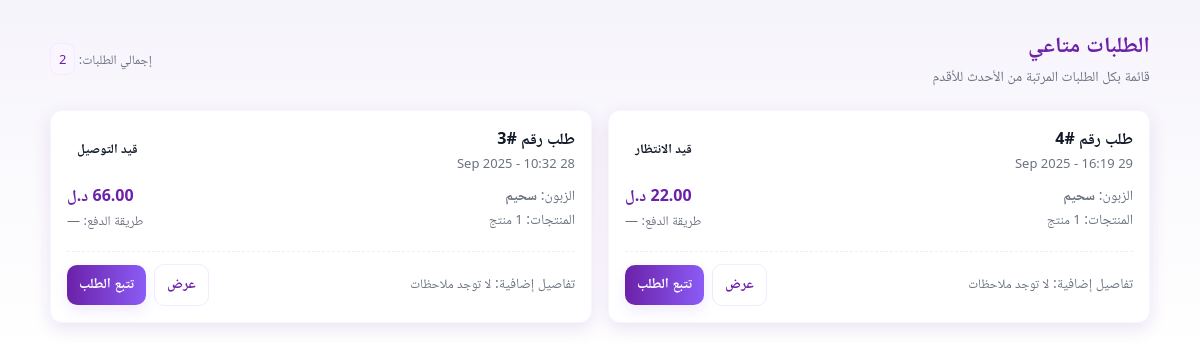
/my_orders/ (signed in), run on the app's committed database.
### Order/models.py (models this page shows, shortened)
class Order(models.Model):
    STATUS_CHOICES = [
        ('pending', 'قيد الانتظار'),
        ('قيد التوصيل', 'قيد التوصيل'),  # خيار جديد
        ('مكتمل', 'مكتمل'),
        ('ملغي', 'ملغى'),
    ]
    user = models.ForeignKey(CustomUser, on_delete=models.CASCADE)
    created_at = models.DateTimeField(auto_now_add=True)
    status = models.CharField(max_length=20, choices=STATUS_CHOICES, default='pending')
    total_price = models.DecimalField(max_digits=10, decimal_places=2)

### Account/models.py (models this page shows)
class CustomUser(AbstractUser):
    USER_TYPE_CHOICES = (
        ('vendor', 'Vendor'),
        ('customer', 'Customer'),
    )
    user_type = models.CharField(max_length=10, choices=USER_TYPE_CHOICES, default='customer')

### Order/views.py (the view)
# urls.py: path('my_orders/',my_orders,name='my_orders'),
@login_required
def my_orders(request):
    orders = Order.objects.filter(user=request.user).order_by('-created_at')
    return render(request, 'Order/my_orders.html', {'orders': orders})

### templates/Order/my_orders.html (shortened to what this page needs)
<!DOCTYPE html>
<html lang="ar">
<head>
</head>
<body>
  <div class="container">
    <header>
      <div>
        <h1>الطلبات متاعي</h1>
        <div class="sub">قائمة بكل الطلبات المرتبة من الأحدث للأقدم</div>
      </div>
      <div class="small">إجمالي الطلبات: <span class="tag">{{ orders|length }}</span></div>
    </header>
    {% if orders %}
      <div class="orders-grid">
        {% for order in orders %}
          <article class="card">
            <div class="order-top">
              <div>
                <div class="order-id">طلب رقم #{{ order.id }}</div>
                <div class="order-date">{{ order.created_at|date:"d M Y - H:i" }}</div>
              </div>
              <div style="text-align:right">
                {% if order.status %}
                  <span class="status ">
                    {{ order.get_status_display|default:order.status }}
                  </span>
                {% else %}
                  <span class="status processing">قيد المعالجة</span>
                {% endif %}
              </div>
            </div>
            <div class="order-body">
              <div style="display:flex;align-items:center;justify-content:space-between;gap:12px;flex-wrap:wrap">
                <div class="meta">
                  <div>الزبون: <strong>{{ order.user.get_full_name|default:order.user.username }}</strong></div>
                  <div>المنتجات: <span class="small">{{ order.items.count|default:"-" }} منتج</span></div>
                </div>
                <div style="text-align:left">
                  <div class="price">{{ order.total_price|default:"0.00" }} د.ل</div>
                  <div class="small">طريقة الدفع: {{ order.payment_method|default:"—" }}</div>
                </div>
              </div>
              <div class="order-row">
                <div class="meta">تفاصيل إضافية: <span class="small">{{ order.notes|default:"لا توجد ملاحظات" }}</span></div>
                <div class="actions">
                  <a class="btn ghost" href="{% url 'Order:order_detail' order.id %}">عرض</a>
                  <a class="btn" href="">تتبع الطلب</a>
                </div>
              </div>
            </div>
          </article>
        {% endfor %}
      </div>
    {% endif %}
  </div>
</body>
</html>

### templates/Order/my_orders.html (style rules this page uses)
:root { --bg:#f6f4fb; --card:#ffffff; --purple-1:#6b21a8; --purple-2:#8b5cf6; --muted:#6b7280; --success:#16a34a; --danger:#dc2626; --shadow: 0 6px 18px rgba(107,33,168,0.12); --radius:12px; --maxw:1100px; }
* { box-sizing:border-box }
body { margin:0; font-family: "Segoe UI", Roboto, "Noto Naskh Arabic", Arial, sans-serif; background:linear-gradient(180deg, var(--bg), #fff); color:#111827; -webkit-font-smoothing:antialiased; -moz-osx-font-smoothing:grayscale; padding:28px 16px; direction: rtl; }
.container { max-width:var(--maxw); margin:0 auto; }
header { display:flex; align-items:center; justify-content:space-between; gap:12px; margin-bottom:20px; }
header h1 { margin:0; font-size:22px; color:var(--purple-1); letter-spacing:0.2px; }
.sub { color:var(--muted); font-size:14px; }
.orders-grid { display:grid; grid-template-columns:1fr; gap:16px; }
@media (min-width:820px) { .orders-grid { grid-template-columns: repeat(2, 1fr); } }
.card { background:var(--card); border-radius:var(--radius); box-shadow:var(--shadow); padding:16px; border:1px solid rgba(99,102,241,0.06); }
.order-top { display:flex; align-items:center; justify-content:space-between; gap:12px; margin-bottom:12px; }
.order-id { font-weight:700; color:#111827; }
.order-date { color:var(--muted); font-size:13px; }
.status { padding:6px 10px; border-radius:999px; font-size:13px; font-weight:600; display:inline-block; }
.order-body { display:flex; gap:12px; flex-direction:column; }
.order-row { display:flex; align-items:center; justify-content:space-between; gap:8px; border-top:1px dashed #efefef; padding-top:12px; margin-top:6px; }
.meta { font-size:14px; color:var(--muted); }
.price { font-weight:700; color:var(--purple-1); font-size:16px; }
.actions { display:flex; gap:8px; align-items:center; }
.btn { border:0; padding:8px 12px; border-radius:10px; cursor:pointer; font-weight:600; font-size:14px; background:linear-gradient(90deg,var(--purple-1),var(--purple-2)); color:#fff; box-shadow: 0 6px 14px rgba(139,92,246,0.12); text-decoration:none; display:inline-flex; align-items:center; gap:8px; }
.btn.ghost { background:transparent; color:var(--purple-1); border:1px solid rgba(139,92,246,0.12); box-shadow:none; }
.small { font-size:13px; color:var(--muted); }
.tag { display:inline-block; padding:6px 8px; border-radius:8px; font-size:13px; background:#faf5ff; color:var(--purple-1); border:1px solid rgba(139,92,246,0.06) }

### data on the page
Order: id "4", created_at "29 Sep 2025 - 16:19", status "قيد الانتظار", user.get_full_name "سحيم", items.count "1", payment_method "—", notes "لا توجد ملاحظات"
Order: id "3", created_at "28 Sep 2025 - 10:32", status "قيد التوصيل", user.get_full_name "سحيم", items.count "1", payment_method "—", notes "لا توجد ملاحظات"

### other printed values
{{ orders|length }} "2"
